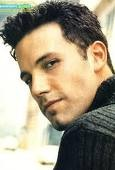
#> input picture Tutorial/Resources/Faces/train/Ben Afflek/1.jpg, 115 x 170 px, found by its file name; its folder holds 3 pictures in this run
$ jupyter execute --allow-errors faces.ipynb   (Python 2 division)
#> lines starting #> are read from the running program, lines starting #| are printed output that depends on the picture; after the words box and inside, x2 and y2 are one past the last pixel; in counts of white or black regions, pixels touching at a corner belong together; long printed decimals are rounded
# Faces

[cell 1]
import cv2 as cv
import numpy as np
import matplotlib.pyplot as plt
import os

## Faces decection with haar cascades

Detect the presence of the face in an image

Haar Cascade is really sensitive to noise

Increasing scaleFactor and minNeighbors will reduce this

Decreasing them will make easier to find

[cell 2]
image = cv.imread('Resources/Photos/group 2.jpg')
#> (the rest of this cell did not finish here and is left out)

## Face Recognition with openCV built-in recognizer

Identify whose face it is

### Training and saving model

[cell 3]
# create list with all people name
people = []
dir = '/home/alessandrini/Documents/Formation/Python/Computer_Vision_Python/Resources/Faces/train'
for name in os.listdir(dir):
    people.append(name)
#> pass 2 of the loop `for name in os.listdir(dir):`:

# haar cascade classifier
haar_cascade = cv.CascadeClassifier('haar_face.xml')

features = []
labels = []

# add every image of our training set
def create_train(folder):
    for person in people:
        path = os.path.join(folder,person)
        label = people.index(person)

        for image in os.listdir(path):
            image_path = os.path.join(path,image)

            #load image
            image_array = cv.imread(image_path)
#> image_array is the input picture: shape (170, 115, 3); mean B, G, R 130.9, 151.7, 161.1
            gray = cv.cvtColor(image_array,cv.COLOR_BGR2GRAY)
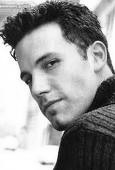
#> gray: shape (170, 115); min 0, max 255, mean 152.2

            # detect face
            faces_rect = haar_cascade.detectMultiScale(gray,scaleFactor = 1.1, minNeighbors = 4)
#> faces_rect = ()

            for (x,y,w,h) in faces_rect:
                faces_roi = gray[y:y+h,x:x+w]
                features.append(faces_roi)
                labels.append(label)
#> this loop made 0 passes
#> after the loop, features = []; labels = []
#> pass 2 of the loop in create_train, `for person in people:`:
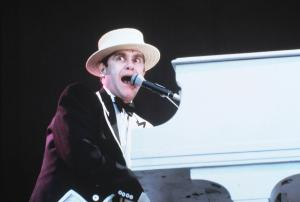
#> input picture Tutorial/Resources/Faces/train/Elton John/1.jpg, 300 x 202 px, found by its file name
#> in create_train, image_array is the input picture: shape (202, 300, 3); mean B, G, R 113.5, 107.3, 104.2
#> in create_train, `gray = cv.cvtColor(image_array,cv.COLOR_BGR2GRAY)`:
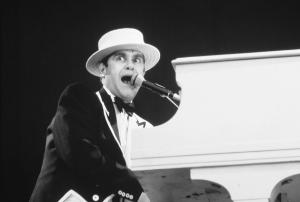
#> gray: shape (202, 300); min 9, max 255, mean 107.1
#> in create_train, `faces_rect = haar_cascade.detectMultiScale(gray,scaleFactor = 1.1, min..`: faces_rect = [[91, 28, 71, 71]]
#> the loop in create_train, `for (x,y,w,h) in faces_rect:` made 1 pass
#> pass 1, in create_train, `faces_roi = gray[y:y+h,x:x+w]`:
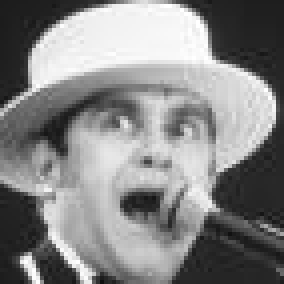
#> faces_roi: shape (71, 71) (shown 4 times larger); min 14, max 255, mean 134.2

create_train(dir)
print('Loading training done')
print(f'length of the features = {len(features)}')
print(f'length of the labels = {len(labels)}')

# initiate face recognize
face_recognizer = cv.face.LBPHFaceRecognizer_create()

# Train the recognizer on the feature and the labels (transform in np array)
features = np.array(features,dtype='object')
labels = np.array(labels)
face_recognizer.train(features,labels)

# save features, labels and recognizer model
np.save('features.npy',features)
np.save('labels.npy',labels)
face_recognizer.save('face_trained.yml')

### Loading and using model in an other file

[cell 4]
# haar cascade classifier
haar_cascade = cv.CascadeClassifier('haar_face.xml')

# load recognizer
face_recognizer = cv.face.LBPHFaceRecognizer_create()
face_recognizer.read('face_trained.yml')

# create list with all people name
people = []
dir = '/home/alessandrini/Documents/Formation/Python/Computer_Vision_Python/Resources/Faces/train'
for name in os.listdir(dir):
    people.append(name)
#> pass 2 of the loop `for name in os.listdir(dir):`:

image = cv.imread('Resources/Faces/val/ben_afflek/2.jpg')
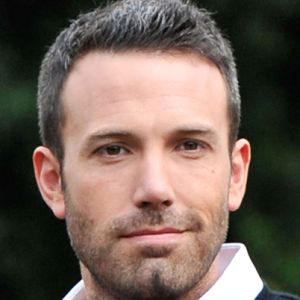
#> input picture Tutorial/Resources/Faces/val/ben_afflek/2.jpg, 300 x 300 px
#> image is the input picture: shape (300, 300, 3); mean B, G, R 88.2, 97.8, 114.4
gray = cv.cvtColor(image,cv.COLOR_BGR2GRAY)
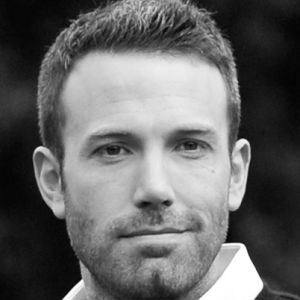
#> gray: shape (300, 300); min 0, max 255, mean 101.7

# detect the face
faces_rect = haar_cascade.detectMultiScale(gray,scaleFactor = 1.1, minNeighbors = 4)
#> faces_rect = [[46, 62, 216, 216]]
for (x,y,w,h) in faces_rect:
    faces_roi = gray[y:y+h,x:x+w]
    label, confidence = face_recognizer.predict(faces_roi)

    print(f'Label = {people[label]} with confidence of {confidence}')

    cv.putText(image,str(people[label]),(20,20),cv.FONT_HERSHEY_COMPLEX,1.0,(0,255,0),2)
    cv.rectangle(image,(x,y),(x+w,y+h),(0,255,0),2)
#> this loop made 1 pass
#> (x, y, w, h, label, confidence) on pass 1: (46, 62, 216, 216, 0, 60.07)
#| Label = Ben Afflek with confidence of 60.069
#> pass 1, `faces_roi = gray[y:y+h,x:x+w]`:
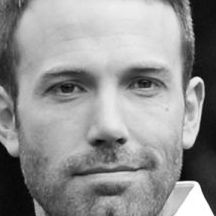
#> faces_roi: shape (216, 216); min 1, max 255, mean 145.7
#> after the loop:
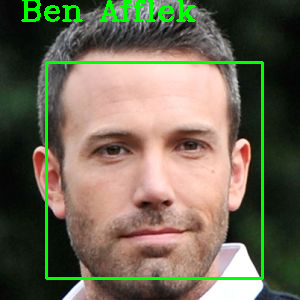
#> image: shape (300, 300, 3); 4.57% of pixels changed, all inside (x1, y1, x2, y2) = (21, 0, 264, 280)

cv.imshow('Detected Face', image)
cv.waitKey(0)
#> Out = 27
